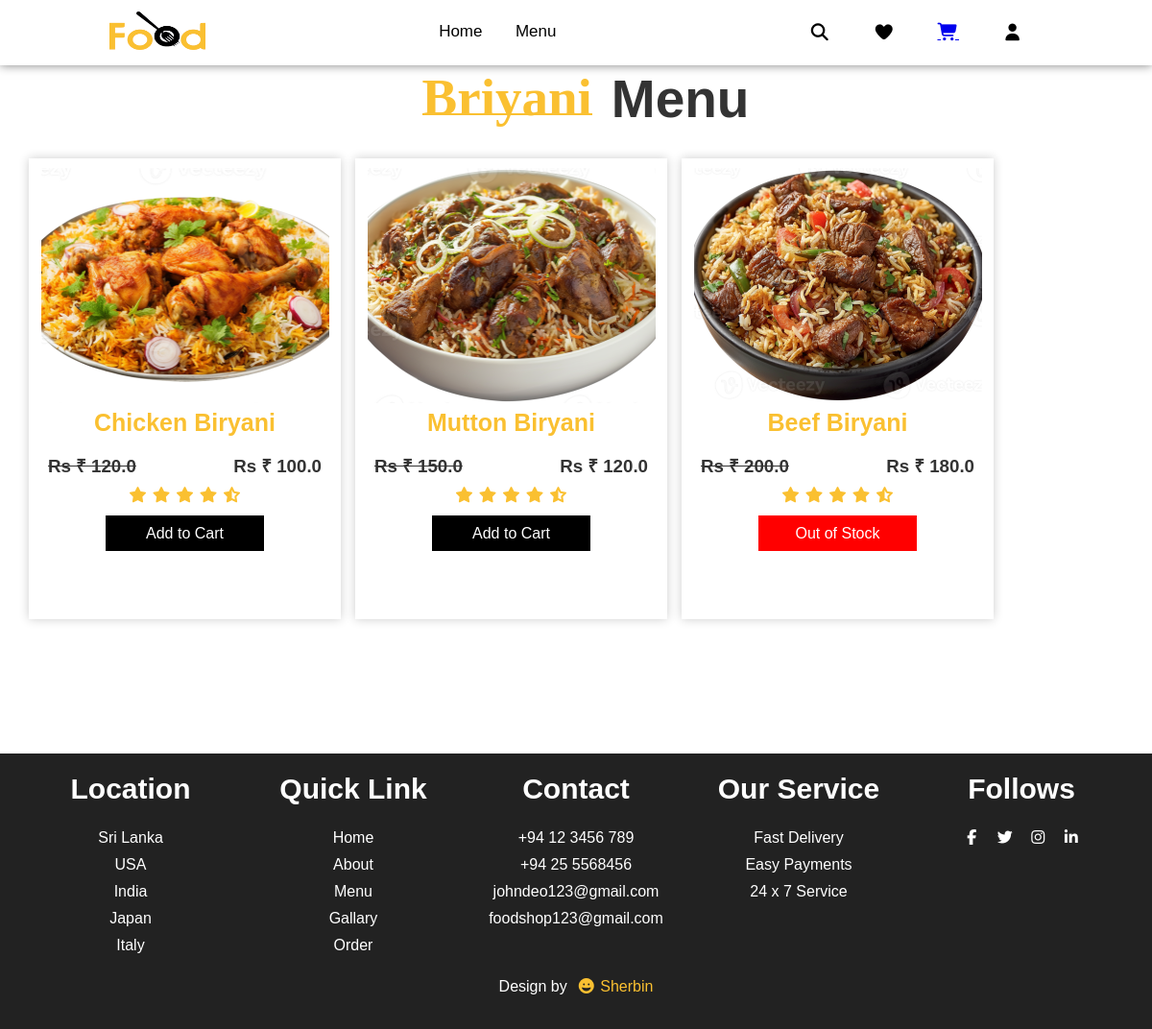
The app's page /api/menu/Briyani with its own data.
### shop/models.py (models this page shows, shortened)
class Catagory(models.Model):
    name=models.CharField(max_length=150,null=False,blank=False)
    image=models.ImageField(upload_to=getFileName,null=False,blank=False)
    description=models.TextField(max_length=500,null=False,blank=False)
    status=models.BooleanField(default=False,help_text="0-show,1-Hidden")
    created_at=models.DateTimeField(auto_now_add=True)

class Product(models.Model):
    Catagory=models.ForeignKey(Catagory,on_delete=models.CASCADE)
    name=models.CharField(max_length=150,null=False,blank=False)
    Product_image=models.ImageField(upload_to=getFileName,null=False,blank=False)
    quantity=models.IntegerField(null=False,blank=False)
    orginal_price=models.FloatField(null=False,blank=False)
    selling_price=models.FloatField(null=False,blank=False)
    description=models.TextField(max_length=500,null=False,blank=False)
    status=models.BooleanField(default=False,help_text="0-show,1-Hidden")
    trending=models.BooleanField(default=False,help_text="0-Default,1-Trending")
    created_at=models.DateTimeField(auto_now_add=True)

### shop/views.py (the view)
# urls.py: path('menu/<str:name>',items,name='items'),
def items(request,name):
    if(Catagory.objects.filter(name=name,status=0)):
        products=Product.objects.filter(Catagory__name=name)
        return render(request,"shop/items.html",{"products":products,"cateory":name})
    else:
        messages.warning(request="No Such Chatagory Found")
        return redirect('menu')

### shop/templates/shop/items.html (shortened to what this page needs)
{% load static %}
<!DOCTYPE html>
<html lang="en">
<head>
    <link rel="stylesheet" href='{% static 'css/style.css' %}'>
    <link rel="stylesheet" href="https://cdnjs.cloudflare.com/ajax/libs/font-awesome/7.0.1/css/all.min.css" />
</head>
<body>
    <section id="Home">
        <nav>
            <div class="logo">
                <img src="{% static 'image/logo.png' %}" alt="Logo">
            </div>
            <ul>
                <li><a href="{% url 'home' %}">Home</a></li>
                <li><a href="{% url 'menu' %}">Menu</a></li>
            </ul>
            <div class="icon">
                <i class="fa-solid fa-magnifying-glass"></i>
                <i class="fa-solid fa-heart"></i>
                <i> <a href="{% url 'cart' %}" class="fa-solid fa-cart-shopping"></a></i>
                <i class="fa-solid fa-user"></i>
            </div>
        </nav>
        <div class="menu" id="Menu">
            <h1><span>{{cateory}}</span> Menu</h1>
            <div class="menu_box">
                {%for item in products%}
                <div class="menu_card">
                    <div class="menu_image">
                    <img src="{{item.Product_image.url}}">
                    </div>
                    <div class="menu_info">
                        <h2>{{ item.name }}</h2>
                        <div class="price">
                        <h3><s>Rs &#8377; {{ item.orginal_price }}</s></h3>
                        <h3>Rs &#8377; {{ item.selling_price }}</h3>
                        </div>
                        <div class="menu_icon">
                            <i class="fa-solid fa-star"></i>
                            <i class="fa-solid fa-star"></i>
                            <i class="fa-solid fa-star"></i>
                            <i class="fa-solid fa-star"></i>
                            <i class="fa-solid fa-star-half-stroke"></i>
                        </div>
                        {% if item.quantity > 0 %}
                        <a href="{% url 'cart' %}" class="menu_btn">Add to Cart</a>
                        {% else %}
                        <a class="menu_btn_2"> Out of Stock</a>
                        {% endif %}
                    </div>
                </div>
                {%endfor%}
            </div>
        </div>
    </section>
    <footer>
        <div class="footer_main">
            <div class="footer_tag">
                <h2>Location</h2>
                <p>Sri Lanka</p>
                <p>USA</p>
                <p>India</p>
                <p>Japan</p>
                <p>Italy</p>
            </div>
            <div class="footer_tag">
                <h2>Quick Link</h2>
                <p>Home</p>
                <p>About</p>
                <p>Menu</p>
                <p>Gallary</p>
                <p>Order</p>
            </div>
            <div class="footer_tag">
                <h2>Contact</h2>
                <p>+94 12 3456 789</p>
                <p>+94 25 5568456</p>
                <p>johndeo123@gmail.com</p>
                <p>foodshop123@gmail.com</p>
            </div>
            <div class="footer_tag">
                <h2>Our Service</h2>
                <p>Fast Delivery</p>
                <p>Easy Payments</p>
                <p>24 x 7 Service</p>
            </div>
            <div class="footer_tag">
                <h2>Follows</h2>
                <i class="fa-brands fa-facebook-f"></i>
                <i class="fa-brands fa-twitter"></i>
                <i class="fa-brands fa-instagram"></i>
                <i class="fa-brands fa-linkedin-in"></i>
            </div>
        </div>
        <p class="end">Design by<span><i class="fa-solid fa-face-grin"></i> Sherbin</span></p>
    </footer>
</body>
</html>

### shop/static/css/style.css (style rules this page uses)
* { margin: 0; padding: 0; box-sizing: border-box; font-family: sans-serif; }
html { scroll-behavior: smooth; }
section { width: 100%; }
section nav { display: flex; justify-content: space-around; align-items: center; position: fixed; right: 0; left: 0; background: white; box-shadow: 0 0 10px rgba(0,0,0,0.5); z-index: 1000; }
section nav .logo img { width: 100px; cursor: pointer; margin: 12px 0; }
section nav ul { list-style: none; }
section nav ul li { display: inline-block; margin: 0 15px; }
section nav ul li a { text-decoration: none; color: #000; font-weight: 500; font-size: 17px; transition: 0.1s; }
section nav ul li a::after { content: ''; width: 0; height: 2px; background: #fac031; display: block; transition: 0.2s linear; }
section nav .icon i { font-size: 18px; color: #000; margin: 0 20px; cursor: pointer; transition: 0.3s; }
.menu { width: 100%; padding: 70px 0; }
.menu h1 { font-size: 55px; display: flex; align-items: center; justify-content: center; margin-bottom: 30px; }
.menu h1 span { color: #fac031; font-family: mv boli; padding: 0 20px; }
.menu h1 span::after { content: ''; width: 100%; height: 2px; background: #fac031; display: block; position: relative; bottom: 15px; }
.menu .menu_box { width: 95%; margin: 0 auto; display: grid; grid-template-columns: 1fr 1fr 1fr 1fr; grid-gap: 15px; }
.menu .menu_box .menu_card { width: 325px; height: 480px; padding-top: 10px; margin-bottom: 20px; box-shadow: 0 0 10px rgba(0,0,0,0.2); }
.menu .menu_box .menu_card .menu_image { width: 300px; height: 245px; margin: 0 auto; overflow: hidden; }
.menu .menu_box .menu_card .menu_image img { width: 100%; height: 100%; object-fit: cover; object-position: center; transition: 0.3s; }
.menu .menu_box .menu_card .menu_info h2 { width: 60%; text-align: center; margin: 10px auto 10px auto; font-size: 25px; color: #fac031; }
.price { display: flex; justify-content: space-between; width: 100%; padding: 0px 20px; }
.menu .menu_box .menu_card .menu_info { text-align: center; margin-top: 8px; line-height: 21px; }
.menu .menu_box .menu_card .menu_info h3 { text-align: left; margin-top: 10px; }
.menu .menu_box .menu_card .menu_info .menu_icon { color: #fac031; text-align: center; margin: 10px 0 10px 0; }
.menu .menu_box .menu_card .menu_info .menu_btn { display: flex; align-items: center; justify-content: center; text-decoration: none; color: white; background: #000; padding: 8px 10px; margin: 0 80px; transition: 0.3s; }
.menu .menu_box .menu_card .menu_info .menu_btn_2 { display: flex; align-items: center; justify-content: center; text-decoration: none; color: white; background: red; padding: 8px 10px; margin: 0 80px; transition: 0.3s; }
footer { width: 100%; padding: 30px 0 0 20px; background: #eeeeee; position: relative; }
html, body { height: 100%; margin: 0; display: flex; flex-direction: column; }
footer .footer_main { display: grid; grid-template-columns: 1fr 1fr 1fr 1fr 1fr; padding-top: 0px; }
footer .footer_main .footer_tag { text-align: center; }
footer .footer_main .footer_tag h2 { color: white !important; margin-bottom: 25px; font-size: 30px; }
footer .footer_main .footer_tag p { margin: 10px 0; }
footer .footer_main .footer_tag i { margin: 0 5px; cursor: pointer; }
footer .end { display: flex; align-items: center; justify-content: center; padding: 15px; }
footer .end span { color: #fac031; margin-left: 10px; }
* { margin: 0; padding: 0; box-sizing: border-box; }
body { font-family: Arial, sans-serif; background: #fff; color: #333; }
.logo img { height: 40px; }
footer { margin-top: 50px; text-align: center; padding: 20px; background: #222; color: #fff; }
footer span { color: #ff9800; }

### records on screen
Catagory: name "Briyani"
Product: Product_image (picture), name "Chicken Biryani", orginal_price "120.0", selling_price "100.0", quantity "Add to Cart"
Product: Product_image (picture), name "Mutton Biryani", orginal_price "150.0", selling_price "120.0", quantity "Add to Cart"
Product: Product_image (picture), name "Beef Biryani", orginal_price "200.0", selling_price "180.0", quantity "Out of Stock"
